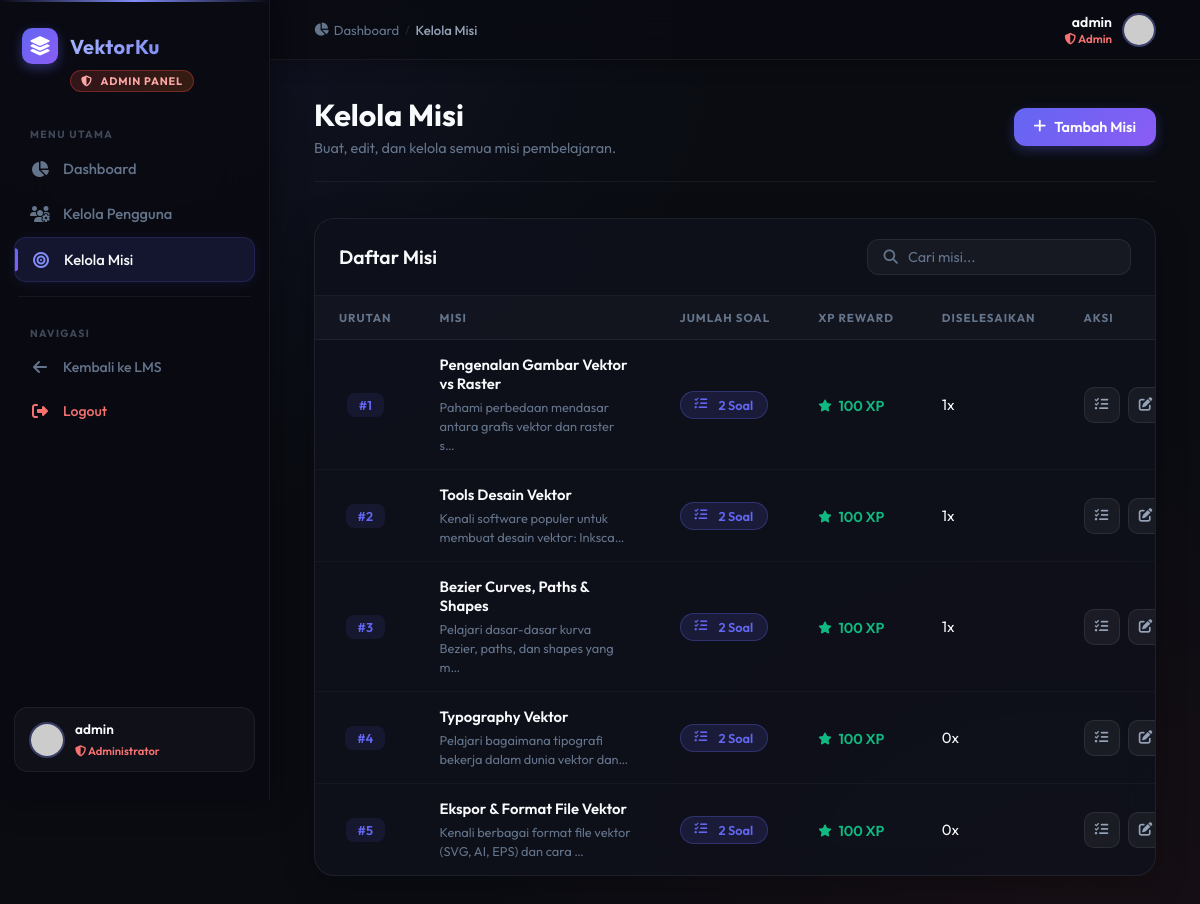
/panel/missions/ (signed in), run on the app's committed database.
### dashboard/models.py (models this page shows, shortened)
class Mission(models.Model):
    title = models.CharField(max_length=200)
    description = models.TextField()
    xp_reward = models.IntegerField(default=50)
    content = models.TextField(help_text="Materi pembelajaran HTML/Markdown untuk misi ini.")
    order = models.IntegerField(default=0, help_text="Urutan misi")

### dashboard/views.py (the view)
# urls.py: path('panel/missions/', views.admin_missions, name='admin_missions'),
@staff_required
def admin_missions(request):
    missions = Mission.objects.all().order_by('order')
    for m in missions:
        m.question_count = m.questions.count()
        m.completed_count = UserMissionProgress.objects.filter(
            mission=m, status='completed'
        ).count()
    context = {
        'active_page': 'missions',
        'missions': missions,
    }
    return render(request, 'dashboard/admin/missions.html', context)

### dashboard/views.py (called while the page is built)
def staff_required(view_func):
    @wraps(view_func)
    @login_required(login_url='login')
    def wrapper(request, *args, **kwargs):
        if not request.user.is_staff:
            messages.error(request, 'Anda tidak memiliki akses ke halaman admin.')
            return redirect('index')
        return view_func(request, *args, **kwargs)
    return wrapper

### dashboard/templates/dashboard/admin/missions.html (shortened to what this page needs)
{% extends "dashboard/admin/base_admin.html" %}
{% block breadcrumb %}
<span class="sep">/</span>
<span class="current">Kelola Misi</span>
{% endblock %}
{% block content %}
<div class="admin-page-header">
    <div>
        <h1>Kelola Misi</h1>
        <p>Buat, edit, dan kelola semua misi pembelajaran.</p>
    </div>
    <a href="{% url 'admin_mission_create' %}" class="btn btn-primary">
        <i class="fa-solid fa-plus"></i> Tambah Misi
    </a>
</div>
<div class="admin-table-container">
    <div class="admin-table-header">
        <h2>Daftar Misi</h2>
        <div class="admin-search">
            <i class="fa-solid fa-search"></i>
            <input type="text" placeholder="Cari misi..." id="missionSearch" onkeyup="filterMissions()">
        </div>
    </div>
    <table class="admin-table" id="missionsTable">
        <thead>
            <tr>
                <th style="min-width: 60px;">Urutan</th>
                <th style="min-width: 240px;">Misi</th>
                <th style="min-width: 110px;">Jumlah Soal</th>
                <th style="min-width: 110px;">XP Reward</th>
                <th style="min-width: 120px;">Diselesaikan</th>
                <th style="min-width: 120px;">Aksi</th>
            </tr>
        </thead>
        <tbody>
            {% for m in missions %}
            <tr>
                <td style="text-align: center;">
                    <span class="question-number">#{{ m.order }}</span>
                </td>
                <td>
                    <div>
                        <h4 style="font-weight: 600; margin-bottom: 4px;">{{ m.title }}</h4>
                        <span style="font-size: 0.8rem; color: var(--text-muted);">{{ m.description|truncatechars:60 }}</span>
                    </div>
                </td>
                <td style="white-space: nowrap;">
                    <span class="status-badge staff">
                        <i class="fa-solid fa-list-check"></i>&nbsp; {{ m.question_count }} Soal
                    </span>
                </td>
                <td style="white-space: nowrap;">
                    <div class="xp-badge">
                        <i class="fa-solid fa-star"></i>
                        &nbsp;{{ m.xp_reward }} XP
                    </div>
                </td>
                <td style="white-space: nowrap; padding-left: 24px;">
                    {{ m.completed_count }}x
                </td>
                <td>
                    <div class="action-buttons">
                        <a href="{% url 'admin_questions' m.id %}" class="btn btn-ghost btn-icon" title="Kelola Soal">
                            <i class="fa-solid fa-list-check"></i>
                        </a>
                        <a href="{% url 'admin_mission_edit' m.id %}" class="btn btn-ghost btn-icon" title="Edit Misi">
                            <i class="fa-solid fa-pen-to-square"></i>
                        </a>
                    </div>
                </td>
            </tr>
            {% endfor %}
        </tbody>
    </table>
</div>
{% endblock %}

### dashboard/templates/dashboard/admin/base_admin.html (shortened to what this page needs)
{% load static %}
<!DOCTYPE html>
<html lang="id">
<head>
    <link rel="stylesheet" href="https://cdnjs.cloudflare.com/ajax/libs/font-awesome/6.4.0/css/all.min.css">
    <link rel="stylesheet" href="{% static 'dashboard/style.css' %}">
</head>
<body>
<div class="admin-container">
    <aside class="admin-sidebar">
        <div class="sidebar-header" style="padding: 0 8px; margin-bottom: 20px;">
            <div class="logo">
                <div class="logo-icon"><i class="fa-solid fa-layer-group"></i></div>
                <h2>VektorKu</h2>
            </div>
            <div class="admin-badge-label">
                <i class="fa-solid fa-shield-halved"></i>&nbsp;Admin Panel
            </div>
        </div>
        <nav class="admin-nav">
            <div class="admin-nav-label">Menu Utama</div>
            <a href="{% url 'admin_dashboard' %}" class="{% if active_page == 'dashboard' %}active{% endif %}">
                <i class="fa-solid fa-chart-pie"></i>
                <span>Dashboard</span>
            </a>
            <a href="{% url 'admin_users' %}" class="{% if active_page == 'users' %}active{% endif %}">
                <i class="fa-solid fa-users-gear"></i>
                <span>Kelola Pengguna</span>
            </a>
            <a href="{% url 'admin_missions' %}" class="{% if active_page == 'missions' %}active{% endif %}">
                <i class="fa-solid fa-bullseye"></i>
                <span>Kelola Misi</span>
            </a>
            <div class="admin-nav-divider"></div>
            <div class="admin-nav-label">Navigasi</div>
            <a href="{% url 'index' %}" class="back-link">
                <i class="fa-solid fa-arrow-left"></i>
                <span>Kembali ke LMS</span>
            </a>
            <a href="{% url 'logout' %}" class="back-link" style="color: #f87171;">
                <i class="fa-solid fa-right-from-bracket"></i>
                <span>Logout</span>
            </a>
        </nav>
        <div class="admin-sidebar-user">
            <img src="https://i.pravatar.cc/150?u={{ request.user.email }}" alt="Avatar">
            <div class="admin-sidebar-user-info">
                <h5>{{ request.user.first_name|default:request.user.username }}</h5>
                <span><i class="fa-solid fa-shield-halved"></i> Administrator</span>
            </div>
        </div>
    </aside>
    <div class="admin-topbar">
        <div class="admin-topbar-left">
            <div class="admin-breadcrumb">
                <a href="{% url 'admin_dashboard' %}">
                    <i class="fa-solid fa-chart-pie"></i> Dashboard
                </a>
                {% block breadcrumb %}{% endblock %}
            </div>
        </div>
        <div class="admin-topbar-right">
            <div class="topbar-user">
                <div style="text-align: right;">
                    <div class="topbar-user-name">{{ request.user.first_name|default:request.user.username }}</div>
                    <div class="topbar-user-role"><i class="fa-solid fa-shield-halved"></i> Admin</div>
                </div>
                <img src="https://i.pravatar.cc/150?u={{ request.user.email }}" alt="Avatar">
            </div>
        </div>
    </div>
    <main class="admin-main">
        {% block content %}{% endblock %}
    </main>
</div>
</body>
</html>

### dashboard/templates/dashboard/admin/base_admin.html (style rules this page uses)
body { overflow-x: hidden; }
.admin-topbar { position: fixed; top: 0; left: 270px; width: calc(100% - 270px); height: 60px; background: rgba(10,11,18,0.85); backdrop-filter: blur(16px); -webkit-backdrop-filter: blur(16px); border-bottom: 1px solid rgba(255,255,255,0.06); display: flex; align-items: center; justify-content: space-between; padding: 0 44px; z-index: 90; box-shadow: 0 2px 20px rgba(0,0,0,0.3); }
.admin-topbar-left { display: flex; align-items: center; gap: 8px; }
.admin-breadcrumb { display: flex; align-items: center; gap: 6px; font-size: 0.82rem; color: var(--text-muted); }
.admin-breadcrumb a { color: var(--text-muted); text-decoration: none; transition: color 0.2s; display: flex; align-items: center; gap: 5px; }
.admin-breadcrumb .sep { opacity: 0.3; font-size: 0.7rem; }
.admin-breadcrumb .current { color: var(--text-secondary); font-weight: 500; }
.admin-topbar-right { display: flex; align-items: center; gap: 14px; }
.topbar-user { display: flex; align-items: center; gap: 10px; }
.topbar-user img { width: 34px; height: 34px; border-radius: 50%; border: 2px solid rgba(129,140,248,0.4); object-fit: cover; }
.topbar-user-name { font-size: 0.88rem; font-weight: 600; color: var(--text-primary); }
.topbar-user-role { font-size: 0.72rem; color: #f87171; font-weight: 600; }
.admin-main { padding-top: calc(60px + 36px) !important; }
.admin-sidebar-user { display: flex; align-items: center; gap: 10px; padding: 12px 14px; background: rgba(255,255,255,0.03); border: 1px solid rgba(255,255,255,0.06); border-radius: 14px; margin-top: 16px; transition: background 0.2s; }
.admin-sidebar-user img { width: 36px; height: 36px; border-radius: 50%; object-fit: cover; border: 2px solid rgba(129,140,248,0.35); }
.admin-sidebar-user-info h5 { font-size: 0.85rem; font-weight: 600; margin-bottom: 1px; color: var(--text-primary); }
.admin-sidebar-user-info span { font-size: 0.7rem; color: #f87171; font-weight: 600; }
.admin-nav-label { font-size: 0.65rem; font-weight: 700; letter-spacing: 1.4px; text-transform: uppercase; color: var(--text-muted); padding: 8px 16px 4px; margin-top: 8px; opacity: 0.6; }
.admin-sidebar::before { content: ''; position: absolute; top: 0; left: 0; right: 0; height: 2px; background: linear-gradient(90deg, transparent, #818cf8, transparent); }

### data on the page
Mission: order "1", title "Pengenalan Gambar Vektor vs Raster", description "Pahami perbedaan mendasar antara grafis vektor dan raster s…", question_count "2", xp_reward "100", completed_count "1"
Mission: order "2", title "Tools Desain Vektor", description "Kenali software populer untuk membuat desain vektor: Inksca…", question_count "2", xp_reward "100", completed_count "1"
Mission: order "3", title "Bezier Curves, Paths & Shapes", description "Pelajari dasar-dasar kurva Bezier, paths, dan shapes yang m…", question_count "2", xp_reward "100", completed_count "1"
Mission: order "4", title "Typography Vektor", description "Pelajari bagaimana tipografi bekerja dalam dunia vektor dan…", question_count "2", xp_reward "100", completed_count "0"
Mission: order "5", title "Ekspor & Format File Vektor", description "Kenali berbagai format file vektor (SVG, AI, EPS) dan cara …", question_count "2", xp_reward "100", completed_count "0"

### other printed values
{{ request.user.first_name|default:request.user.username }} "admin"
